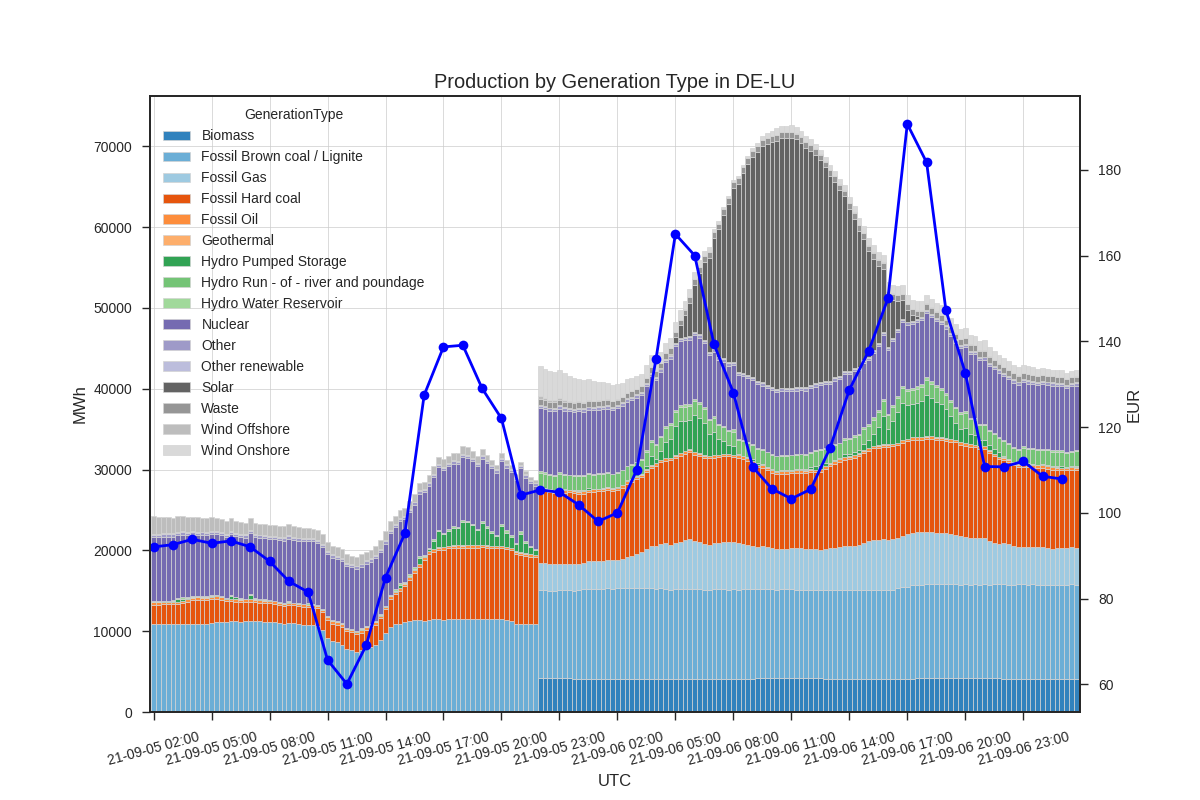

The Python source for this figure:
# Extract-Load data using ENTSO-E Client.
import entsoe_client as ec
import os

client = ec.Client(os.environ['API_KEY'])
parser = ec.Parser()

gen_query = ec.Queries.Generation.AggregatedGenerationPerType(
    in_Domain=ec.ParameterTypes.Area("DE_LU"),
    periodStart=202109050200,
    periodEnd=202109070200,
)
px_query = ec.Queries.Transmission.DayAheadPrices(
    in_Domain=ec.ParameterTypes.Area("DE_LU"),
    periodStart=202109050200,
    periodEnd=202109070200,
)
response = client(gen_query)
df = parser(response)
px = parser(client(px_query))

# Transform data.
import pandas as pd
from entsoe_client import ParameterTypes

df["quantity"] = df["quantity"].astype(float)
resolution = "PT60M"
px = px.query("`Period.resolution`==@resolution")
px["price.amount"] = px["price.amount"].astype(float)

consumption_mask = df["TimeSeries.outBiddingZone_Domain.mRID"].notna()
production = df[~consumption_mask][["quantity", "TimeSeries.MktPSRType.psrType"]]
production["GenerationType"] = production["TimeSeries.MktPSRType.psrType"].apply(
    lambda x: ParameterTypes.PsrType[x].value
)  # Use ParameterTypes to transform ENTSO-E Code into readable string.
production_by_type = pd.pivot_table(
    production, index=production.index, columns="GenerationType", values="quantity"
)

ec.ParameterTypes.DocumentType.help()
ec.ParameterTypes.BusinessType.help()

# Plot data.
import matplotlib
import matplotlib.pyplot as plt

style = next(filter(lambda style: style.endswith("ticks"), filter(lambda style: style.startswith("seasbond"), plt.style.available)))
matplotlib.style.use(style)
plot_params = dict(
    stacked=True,
    grid=True,
    legend=True,
    cmap="tab20c",
    width=1.0,
    rot=15,
    ec="lightgrey",
)

## Primary plot - Generation by type.
fig, ax = plt.subplots(figsize=(12, 8))
production_by_type.plot.bar(
    title="Production by Generation Type in DE-LU",
    xlabel="UTC",
    ylabel="MWh",
    ax=ax,
    **plot_params
)

## Adjust x-axis ticks.
each_n_label = 12
ticks = ax.xaxis.get_ticklocs()
ticklabels = [label.get_text()[2:16] for label in ax.xaxis.get_ticklabels()]
ax.xaxis.set_ticks(ticks[::each_n_label])
ax.xaxis.set_ticklabels(ticklabels[::each_n_label])

## Plot prices on top of primary plot.
_px = px.loc[px.index.intersection(production_by_type.index)]

ax2 = ax.twinx()
ax2.plot(ticks[::4], _px["price.amount"], color="blue", marker="o")
ax2.set_ylabel("EUR")

plt.savefig("sample_plot.png")
